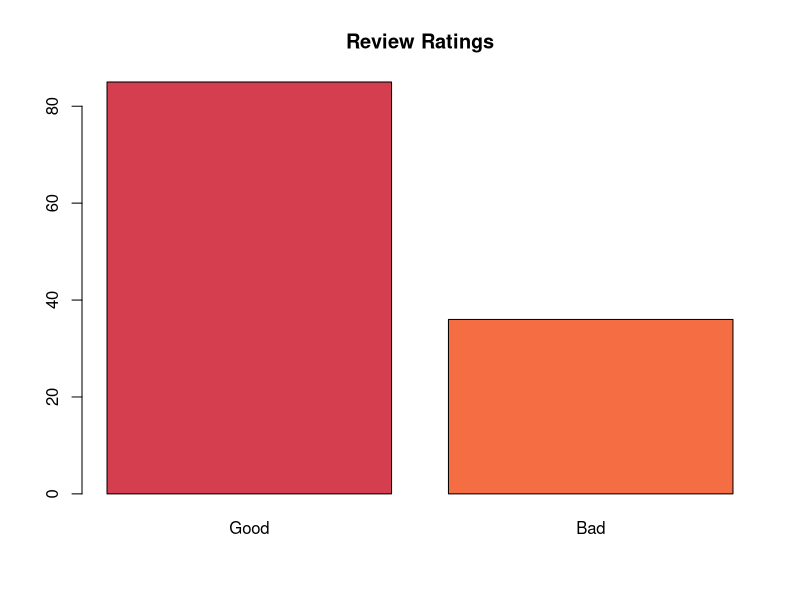
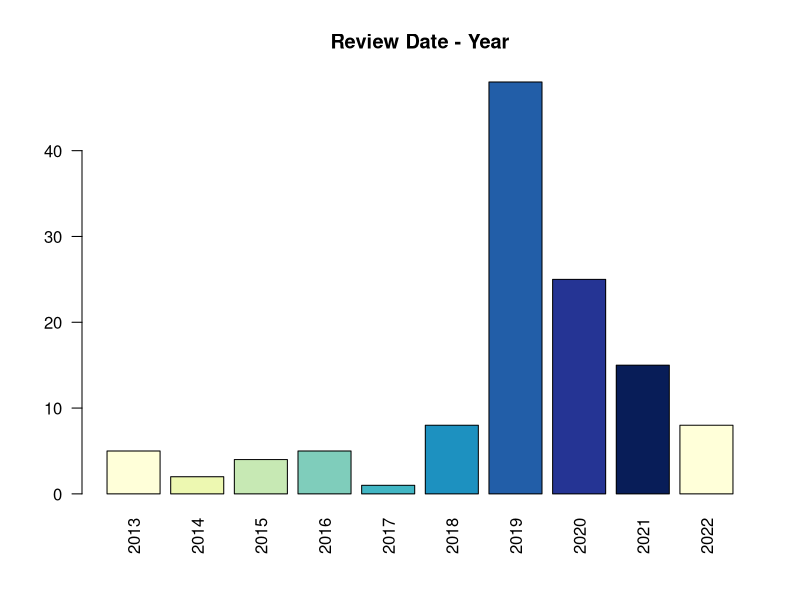
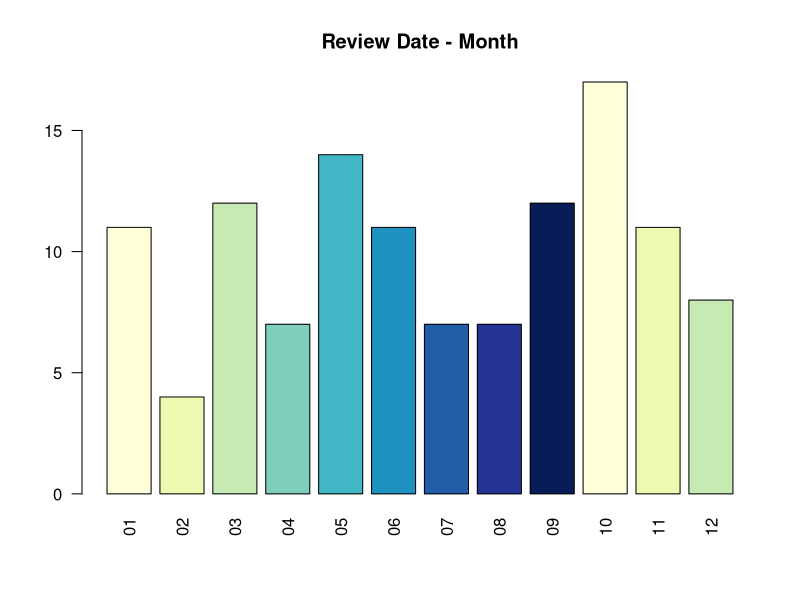
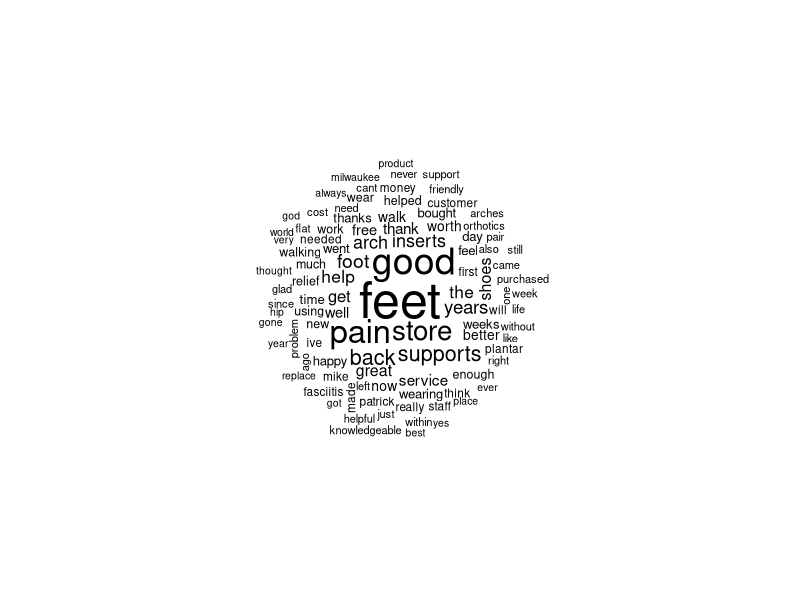
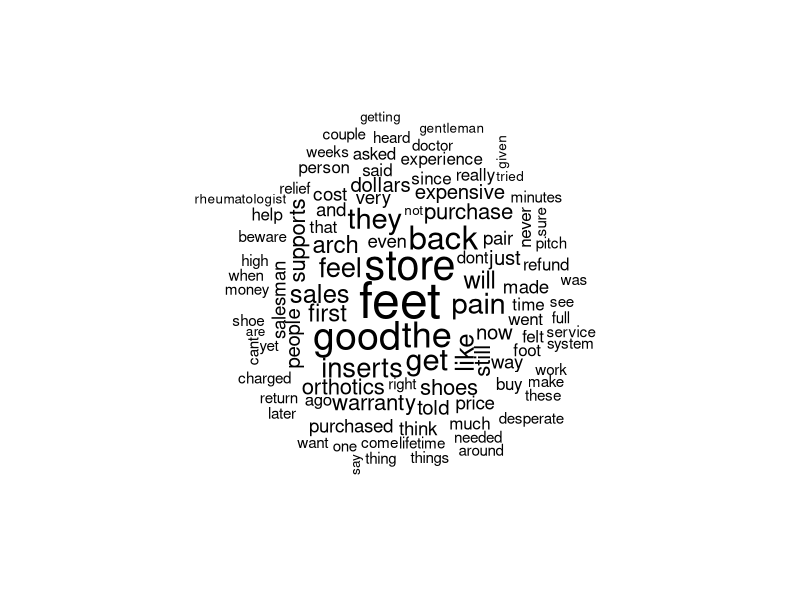

Recreate these plots in R, in order. (Note: this script raises an error after producing the figures.)
## ---- chunk 1
gf = read.csv("GF_mkereviews.csv")
str(gf)
## ---- chunk 2
summary(gf)
## ---- chunk 3
gf$review_ID = NULL
## ---- chunk 4
gf = gf[sample(nrow(gf), replace = FALSE),]
## ---- chunk 5
gf$review_rating = factor(gf$review_rating)
levels(gf$review_rating) = list("Good"=c("4", "5"), "Bad"=c("1", "2", "3"))
## ---- chunk 6
library(RColorBrewer)
coul <- brewer.pal(8, "Spectral") 
## ---- chunk 7
barplot(table(gf$review_rating), col=coul, main = "Review Ratings")
## ---- chunk 8
gf$years = format(as.Date(gf$review_datetime_utc, format="%m/%d/%Y"), format="%Y")
gf$months = format(as.Date(gf$review_datetime_utc, format="%m/%d/%Y"), format="%m")
## ---- chunk 9
library(car)
coul <- brewer.pal(9, "YlGnBu")
barplot(table(gf$years), col=coul, main="Review Date - Year", las=2)
barplot(table(gf$months), col=coul, main="Review Date - Month", las=2)
## ---- chunk 10
library(tm)
library(SnowballC)
gf_corpus = VCorpus(VectorSource(gf$review_text))
as.character(gf_corpus[[1]])
## ---- chunk 11
gf_corpus_clean = tm_map(gf_corpus, content_transformer(tolower))
gf_corpus_clean = tm_map(gf_corpus_clean, removeNumbers)
gf_corpus_clean = tm_map(gf_corpus_clean, removeWords, stopwords())

replacePunctuation = function(x){
  gsub("[[:punct:]]+", " ", x)
}

gf_corpus_clean = tm_map(gf_corpus_clean, content_transformer(replacePunctuation))

gf_corpus_clean = tm_map(gf_corpus_clean, stemDocument)
gf_corpus_clean = tm_map(gf_corpus_clean, stripWhitespace)
as.character(gf_corpus_clean[[1]])
## ---- chunk 12
library(wordcloud)
good = subset(gf, review_rating == "Good")$review_text
bad = subset(gf, review_rating == "Bad")$review_text
## ---- chunk 13
#good
wordcloud(good, max.words = 100, scale = c(3, 0.5), random.order = FALSE)
## ---- chunk 14
#bad
wordcloud(bad, max.words = 100, scale = c(3, 0.5), random.order = FALSE)
## ---- chunk 15
myTdm = as.matrix(TermDocumentMatrix(gf_corpus_clean))
FreqMat = data.frame(ST = rownames(myTdm), 
                     Freq = rowSums(myTdm),
                     row.names=NULL)
#head(FreqMat)
ordered_freq = FreqMat[order(-FreqMat$Freq),]
ordered_freq
## ---- chunk 16
gf_dtm = DocumentTermMatrix(gf_corpus_clean)

gf_dtm_train = gf_dtm[1:72, ]
gf_dtm_test = gf_dtm[73:121, ]

gf_train_labels = gf[1:72, ]$review_rating
gf_test_labels = gf[73:121, ]$review_rating
## ---- chunk 17
gf_dtm
## ---- chunk 18
gf_freq_words = findFreqTerms(gf_dtm_train, 5)
gf_dtm_freq_train = gf_dtm_train[, gf_freq_words]
gf_dtm_freq_test = gf_dtm_test[, gf_freq_words]
## ---- chunk 19
gf_dtm_freq_train
## ---- chunk 20
convert_counts <- function(x) {
x = ifelse(x > 0, "Yes", "No")
}
gf_train = apply(gf_dtm_freq_train, MARGIN = 2,
convert_counts)

gf_test = apply(gf_dtm_freq_test, MARGIN = 2,
convert_counts)
## ---- chunk 21
library(caret)
model = train(gf_train, gf_train_labels, "nb", trControl=trainControl(method="cv", number=10, classProbs = TRUE,
summaryFunction = twoClassSummary))
## ---- chunk 22
model
## ---- chunk 23
table(predict(model$finalModel, gf_test)$class, gf_test_labels)
## ---- chunk 24
library(ROCR)
gf_predictions_prob=predict(model, gf_test, type = "prob")
head(gf_predictions_prob)
## ---- chunk 25
pred_yes_gf = prediction(gf_predictions_prob$Good, gf_test_labels)
## ---- chunk 26
performance(pred_yes_gf, measure = "auc")@y.values
